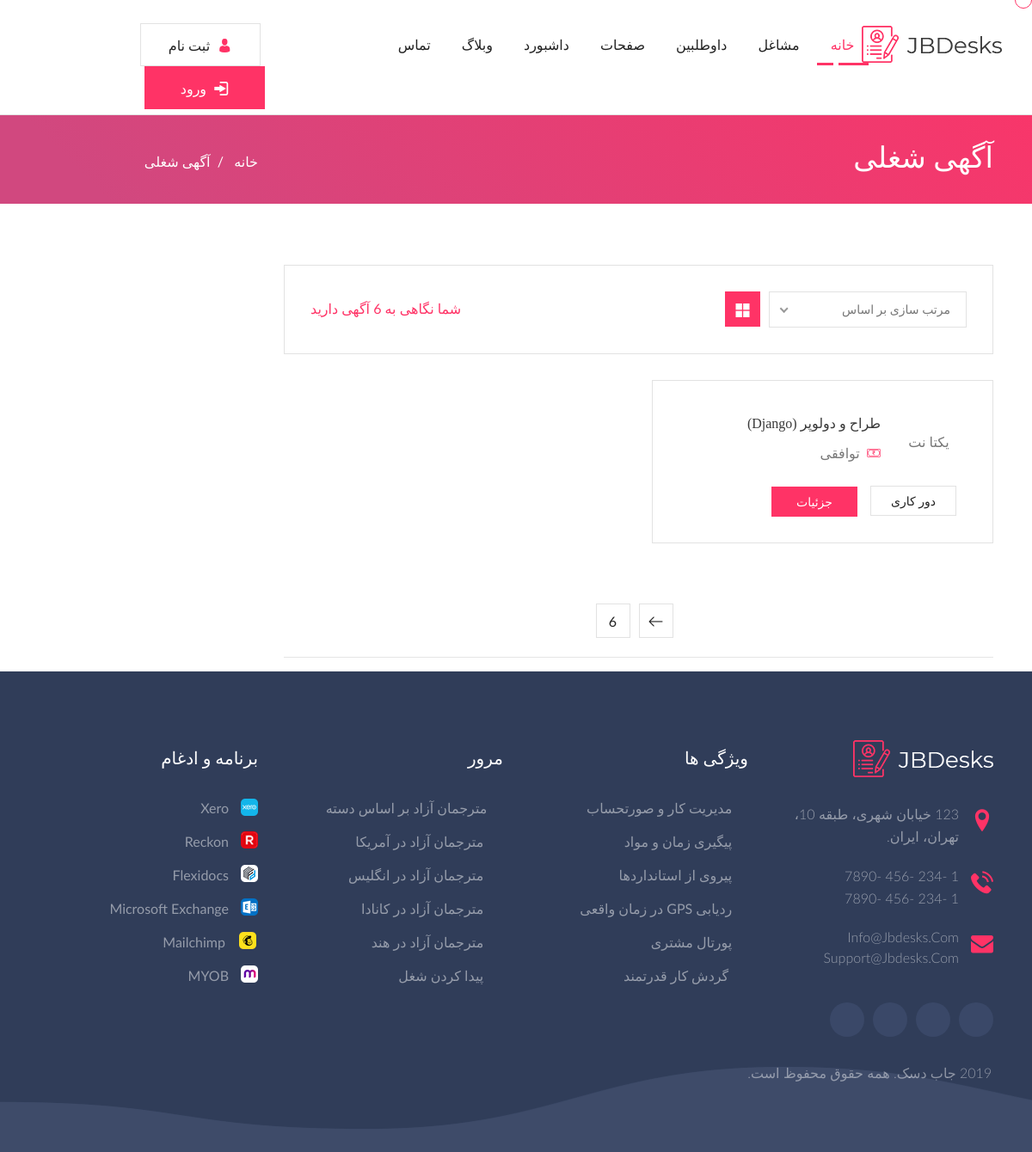
The app's page /jobs, older data.
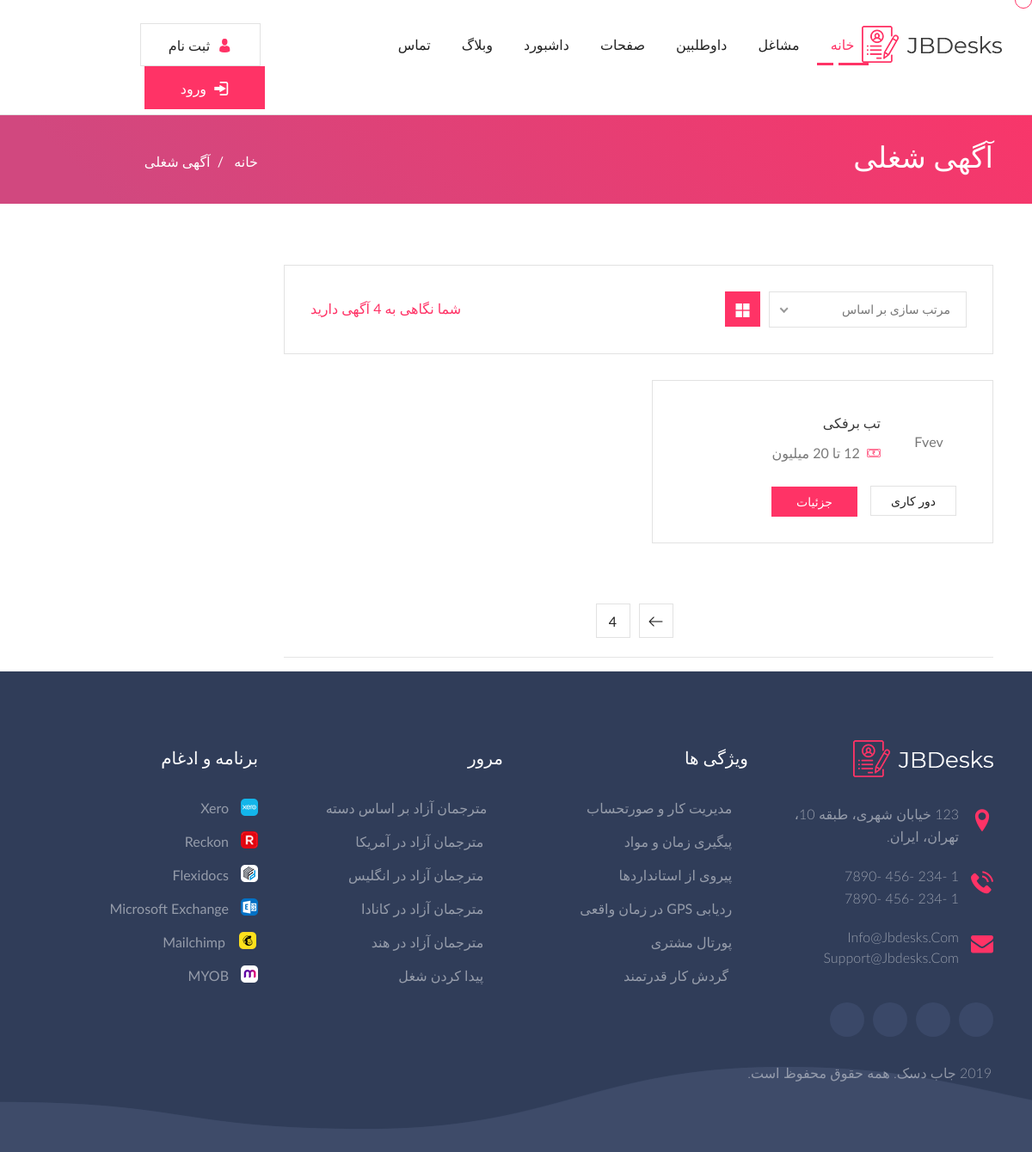
The same page, newer data.
### jobs/models.py (models this page shows, shortened)
class Jobs(models.Model):
    author = models.ForeignKey(User, models.CASCADE, verbose_name='نویسنده')
    title = models.CharField(max_length=300, verbose_name='عنوان شغلی')
    company = models.CharField(max_length=300, verbose_name='نام شرکت')
    description = models.TextField(verbose_name='توضیحات شغلی')
    employer_description = models.TextField(verbose_name='نفش کارمند در شرکت')
    address = models.TextField(verbose_name='آدرس شرکت شما')
    important = TaggableManager(blank=True, verbose_name='مهارت های لازم')
    service = TaggableManager(through=Services,blank=True, verbose_name='مسئولیت ها',related_name='services')
    price = models.CharField(max_length=200, default='12 تا 20 میلیون', choices=PRICE_CHOICES, verbose_name="حقوق")
    category = models.ForeignKey(Category, on_delete=models.SET_NULL, verbose_name='دسته بندی', blank=True, null=True)
    state = models.ForeignKey(Cities, on_delete=models.SET_NULL, verbose_name='شهر', blank=True, null=True)
    Type = models.CharField(max_length=200, default='d', choices=Job_CHOICES, verbose_name="وضعیت شغلی")
    status = models.CharField(max_length=200, default='i', choices=STATUS_CHOICES, verbose_name="وضعیت")
    soldiering = models.CharField(max_length=200, default='مهم نیست', choices=SOLDIER_CHOICES,
                                  verbose_name="وضعیت نظام وظیفه")
    sex = models.CharField(max_length=200, default='مهم نیست', choices=SEX_CHOICES,
                                  verbose_name="جنسیت")
    experiance = models.CharField(max_length=200, default='مهم نیست', choices=EXPERIANCE_CHOICES,
                                  verbose_name="سطح تجربه")
    date=models.DateTimeField(auto_now_add=True,verbose_name='زمان ثبت')

### jobs/views.py (the view)
# urls.py: path('jobs', JobListView.as_view(), name='job-list'),
class JobListView(ListView):
    model = Jobs
    template_name = 'jobs/jobs_list.html'
    queryset = Jobs.objects.filter(status='p')
    paginate_by = 1
    def get_context_data(self, **kwargs):
        context = super().get_context_data(**kwargs)
        context["jobcount"] = Jobs.objects.filter(status='p').count()
        return context

### templates/jobs/jobs_list.html (shortened to what the changed rows need)
{% extends 'shared/base.html' %}
{% block content %}
<div class="page_title_section">
    <div class="page_header">
        <div class="container">
            <div class="row">
                <div class="col-lg-9 col-md-9 col-12 col-sm-8">
                    <h1>آگهی شغلی</h1>
                </div>
            </div>
        </div>
    </div>
</div>
<div class="job_filter_listing_wrapper jb_cover">
    <div class="container">
        <div class="row">
            <div class="col-lg-9 col-md-12 col-sm-12 col-12">
                <div class="job_listing_left_side jb_cover">
                    <div class="filter-area jb_cover">
                        <div class="showpro">
                            <p>شما نگاهی به {{jobcount}} آگهی دارید</p>
                        </div>
                    </div>
                    <div class="tab-content btc_shop_index_content_tabs_main jb_cover">
                        <div id="grid" class="tab-pane active">
                            <div class="row">
                                {% for job in object_list %}
                                <div class="col-lg-6 col-md-6 col-sm-12">
                                    <div class="job_listing_left_fullwidth job_listing_grid_wrapper jb_cover">
                                        <div class="row">
                                            <div class="col-lg-12 col-md-12 col-sm-12 col-12">
                                                <div class="jp_job_post_side_img">
                                                    <br> <span>{{job.company}}</span>
                                                </div>
                                                <div class="jp_job_post_right_cont">
                                                    <h4><a href="{% url 'job-detail' job.id %}">{{job.title}}</a></h4>
                                                    <ul>
                                                        <li><i class="flaticon-cash"></i>&nbsp; {{job.price}}</li>
                                                    </ul>
                                                </div>
                                            </div>
                                            <div class="col-lg-12 col-md-12 col-sm-12 col-12">
                                                <div class="jp_job_post_right_btn_wrapper jb_cover">
                                                    <ul>
                                                        <li><a href="{% url 'job-detail' job.id %}">{{job.Type}}</a>
                                                        </li>
                                                        <li> <a href="{% url 'job-detail' job.id %}">جزئیات</a></li>
                                                    </ul>
                                                </div>
                                            </div>
                                        </div>
                                    </div>
                                </div>
                                {% endfor %}
                            </div>
                        </div>
                    </div>
                </div>
                {% if page_obj %}
                <div class="blog_pagination_section jb_cover">
                    <ul>
                        {% if page_obj.has_next %}
                        <li>
                            <a href="?page={{ page_obj.next_page_number }}" class="next"> <i
                                    class="flaticon-right-arrow"></i> </a>
                        </li>
                        <li> <a href="?page={{ page_obj.paginator.num_pages }}">{{ page_obj.paginator.num_pages }}</a>
                        </li>
                        {% endif %}
                    </ul>
                    <br>
                </div>
    {% endif %}
            </div>
        </div>
    </div>
</div>
{% endblock content %}

Row changes from the older to the newer data that the page shows:
no longer on this page (row edited): Jobs: company "یکتا نت", title "طراح و دولوپر (Django)", price "توافقی", Type "دور کاری"
now on this page (row unchanged): Jobs: company "Fvev", title "تب برفکی", price "12 تا 20 میلیون", Type "دور کاری"
Text that changed along with them:
{{ jobcount }}: "6" → "4"
{{ page_obj.paginator.num_pages }}: "6" → "4"
